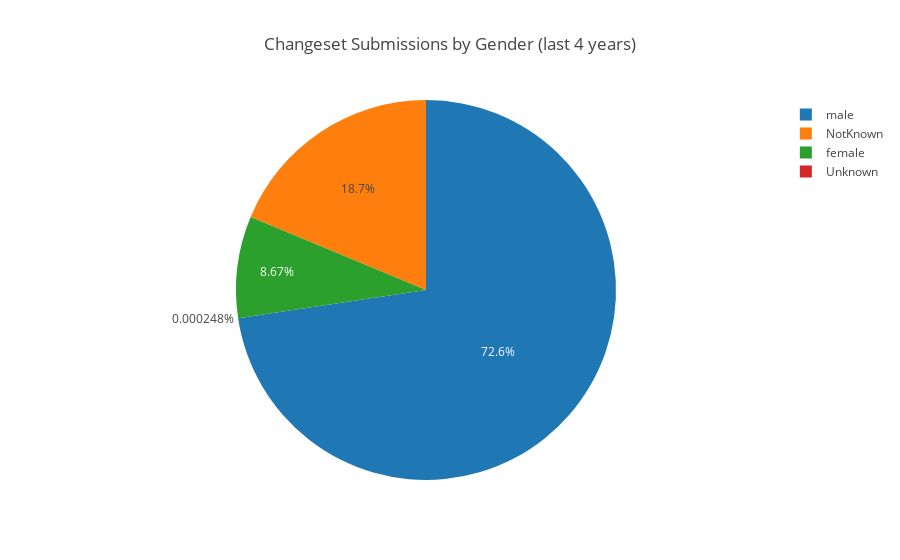

This figure's notebook cell:
### Code cell
draw_piechart(pie_chart_labels, pie_chart_values, 'Changeset Submissions by Gender (last 4 years)')

### Figure 1 — Plotly figure (JSON) as saved in the notebook; plotly's stock layout.template omitted (floating-point values rounded to 4 significant figures)
{"data": [{"labels": ["male", "NotKnown", "female", "Unknown"], "type": "pie", "values": [292773, 75442, 34940, 1]}], "layout": {"title": "Changeset Submissions by Gender (last 4 years)"}}
